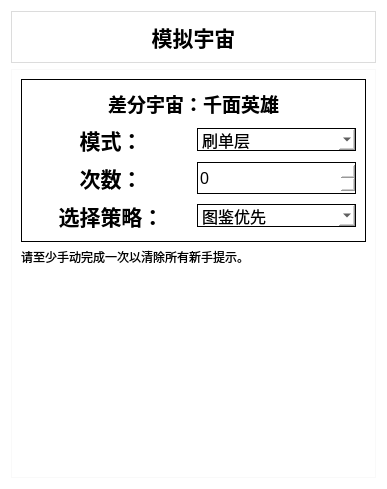
<?xml version="1.0" encoding="UTF-8"?>
<ui version="4.0">
 <class>SimulateUniverseWidget</class>
 <widget class="QWidget" name="SimulateUniverseWidget">
  <property name="geometry">
   <rect>
    <x>0</x>
    <y>0</y>
    <width>387</width>
    <height>489</height>
   </rect>
  </property>
  <property name="sizePolicy">
   <sizepolicy hsizetype="Preferred" vsizetype="Preferred">
    <horstretch>0</horstretch>
    <verstretch>0</verstretch>
   </sizepolicy>
  </property>
  <property name="font">
   <font>
    <pointsize>13</pointsize>
   </font>
  </property>
  <property name="windowTitle">
   <string>Form</string>
  </property>
  <property name="styleSheet">
   <string notr="true">background-repeat: no-repeat;
                background-position: center;
                background-color: rgba(255, 255, 255, 0.1);</string>
  </property>
  <layout class="QVBoxLayout" name="verticalLayout_2">
   <item>
    <widget class="QFrame" name="frame_2">
     <property name="sizePolicy">
      <sizepolicy hsizetype="Preferred" vsizetype="Fixed">
       <horstretch>0</horstretch>
       <verstretch>0</verstretch>
      </sizepolicy>
     </property>
     <property name="styleSheet">
      <string notr="true">background-repeat: no-repeat;
                background-position: center;
                background-color: rgba(255, 255, 255, 0.6);</string>
     </property>
     <property name="frameShape">
      <enum>QFrame::Shape::StyledPanel</enum>
     </property>
     <property name="frameShadow">
      <enum>QFrame::Shadow::Raised</enum>
     </property>
     <layout class="QHBoxLayout" name="horizontalLayout_2">
      <item>
       <widget class="QLabel" name="label">
        <property name="text">
         <string>&lt;html&gt;&lt;head/&gt;&lt;body&gt;&lt;p align=&quot;center&quot;&gt;&lt;span style=&quot; font-size:16pt; font-weight:700;&quot;&gt;模拟宇宙&lt;/span&gt;&lt;/p&gt;&lt;/body&gt;&lt;/html&gt;</string>
        </property>
       </widget>
      </item>
     </layout>
    </widget>
   </item>
   <item>
    <widget class="QFrame" name="frame_3">
     <property name="frameShape">
      <enum>QFrame::Shape::StyledPanel</enum>
     </property>
     <property name="frameShadow">
      <enum>QFrame::Shadow::Raised</enum>
     </property>
     <layout class="QVBoxLayout" name="verticalLayout_3">
      <item>
       <widget class="QFrame" name="frame_4">
        <property name="styleSheet">
         <string notr="true">
border: 1.4px solid black;  font-size: 16px;background-repeat: no-repeat;
                background-position: center;
                background-color: rgba(255, 255, 255, 0.6);</string>
        </property>
        <property name="frameShape">
         <enum>QFrame::Shape::StyledPanel</enum>
        </property>
        <property name="frameShadow">
         <enum>QFrame::Shadow::Raised</enum>
        </property>
        <layout class="QGridLayout" name="gridLayout">
         <item row="0" column="0" colspan="2">
          <widget class="QLabel" name="label_2">
           <property name="styleSheet">
            <string notr="true">border: none;</string>
           </property>
           <property name="text">
            <string>&lt;html&gt;&lt;head/&gt;&lt;body&gt;&lt;p align=&quot;center&quot;&gt;&lt;span style=&quot; font-size:14pt; font-weight:700;&quot;&gt;差分宇宙：千面英雄&lt;/span&gt;&lt;/p&gt;&lt;/body&gt;&lt;/html&gt;</string>
           </property>
           <property name="alignment">
            <set>Qt::AlignmentFlag::AlignCenter</set>
           </property>
          </widget>
         </item>
         <item row="2" column="0">
          <widget class="QLabel" name="label_4">
           <property name="styleSheet">
            <string notr="true">border: none;</string>
           </property>
           <property name="text">
            <string>&lt;html&gt;&lt;head/&gt;&lt;body&gt;&lt;p align=&quot;center&quot;&gt;&lt;span style=&quot; font-size:16pt; font-weight:700;&quot;&gt;次数：&lt;/span&gt;&lt;/p&gt;&lt;/body&gt;&lt;/html&gt;</string>
           </property>
           <property name="alignment">
            <set>Qt::AlignmentFlag::AlignCenter</set>
           </property>
          </widget>
         </item>
         <item row="2" column="1">
          <widget class="QSpinBox" name="times">
           <property name="sizePolicy">
            <sizepolicy hsizetype="Preferred" vsizetype="Preferred">
             <horstretch>0</horstretch>
             <verstretch>0</verstretch>
            </sizepolicy>
           </property>
           <property name="maximum">
            <number>9999</number>
           </property>
          </widget>
         </item>
         <item row="1" column="0">
          <widget class="QLabel" name="label_3">
           <property name="styleSheet">
            <string notr="true">border: none;</string>
           </property>
           <property name="text">
            <string>&lt;html&gt;&lt;head/&gt;&lt;body&gt;&lt;p align=&quot;center&quot;&gt;&lt;span style=&quot; font-size:16pt; font-weight:700;&quot;&gt;模式：&lt;/span&gt;&lt;/p&gt;&lt;/body&gt;&lt;/html&gt;</string>
           </property>
           <property name="alignment">
            <set>Qt::AlignmentFlag::AlignCenter</set>
           </property>
          </widget>
         </item>
         <item row="1" column="1">
          <widget class="QComboBox" name="game_mode">
           <property name="styleSheet">
            <string notr="true">font-weight: bold;
                                                    QCombox{border: solid black;border-radius: 0;font-weight: bold;}
                                                    QComboBox:hover {
                                                    background-color: #f0f0f0;
                                                    border-color: #bbb;
                                                    }
                                                    QComboBox QAbstractItemView {
                                                    selection-background-color: #f0f0f0; background-color: white;
                                                    }</string>
           </property>
           <item>
            <property name="text">
             <string>刷单层</string>
            </property>
           </item>
          </widget>
         </item>
         <item row="3" column="0">
          <widget class="QLabel" name="label_6">
           <property name="styleSheet">
            <string notr="true">border: none;</string>
           </property>
           <property name="text">
            <string>&lt;html&gt;&lt;head/&gt;&lt;body&gt;&lt;p align=&quot;center&quot;&gt;&lt;span style=&quot; font-size:16pt; font-weight:700;&quot;&gt;选择策略：&lt;/span&gt;&lt;/p&gt;&lt;/body&gt;&lt;/html&gt;</string>
           </property>
           <property name="alignment">
            <set>Qt::AlignmentFlag::AlignCenter</set>
           </property>
          </widget>
         </item>
         <item row="3" column="1">
          <widget class="QComboBox" name="policy_comboBox">
           <property name="styleSheet">
            <string notr="true">font-weight: bold;
                                                    QCombox{border: solid black;border-radius: 0;font-weight: bold;}
                                                    QComboBox:hover {
                                                    background-color: #f0f0f0;
                                                    border-color: #bbb;
                                                    }
                                                    QComboBox QAbstractItemView {
                                                    selection-background-color: #f0f0f0; background-color: white;
                                                    }</string>
           </property>
           <item>
            <property name="text">
             <string>图鉴优先</string>
            </property>
           </item>
           <item>
            <property name="text">
             <string>无</string>
            </property>
           </item>
          </widget>
         </item>
        </layout>
       </widget>
      </item>
      <item>
       <widget class="QLabel" name="label_5">
        <property name="text">
         <string>请至少手动完成一次以清除所有新手提示。</string>
        </property>
        <property name="wordWrap">
         <bool>true</bool>
        </property>
       </widget>
      </item>
      <item>
       <spacer name="verticalSpacer">
        <property name="orientation">
         <enum>Qt::Orientation::Vertical</enum>
        </property>
        <property name="sizeHint" stdset="0">
         <size>
          <width>20</width>
          <height>40</height>
         </size>
        </property>
       </spacer>
      </item>
     </layout>
    </widget>
   </item>
  </layout>
 </widget>
 <resources/>
 <connections/>
</ui>
